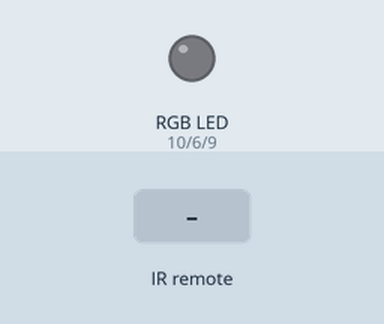
This sketch was run on a simulated Arduino Uno, built with avr-gcc and run on an emulated ATmega328P. On the bench: an RGB LED mixed from three pins (HIGH = lit). The test bench sets the inputs (shaded band). Dim RGB values are drawn brighter than linear.

Above: at 1.2 s.
1.3 s: infrared code 0xE0E004FB received
At 2.1 s:
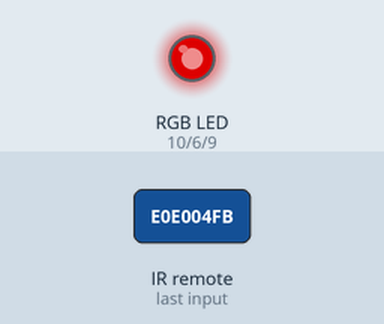
2.8 s: infrared code 0xE0E0A25D received
At 3.3 s:
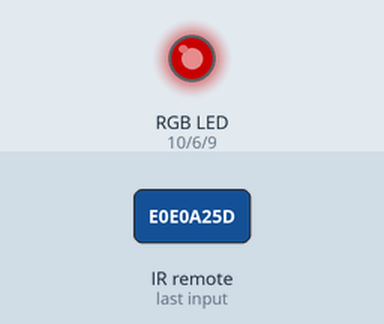
4.3 s: infrared code 0xE0E07C83 received
At 5.5 s:
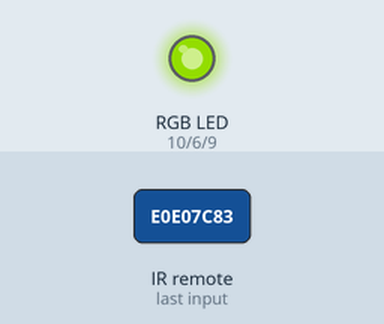
5.8 s: infrared code 0xE0E0E21D received
At 6.8 s:
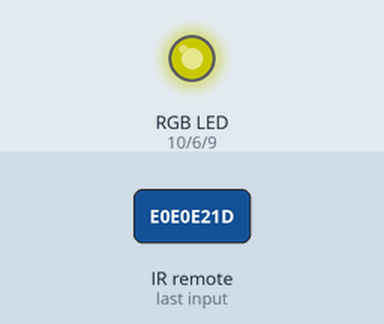
7.3 s: infrared code 0xE0E0629D received
At 7.9 s:
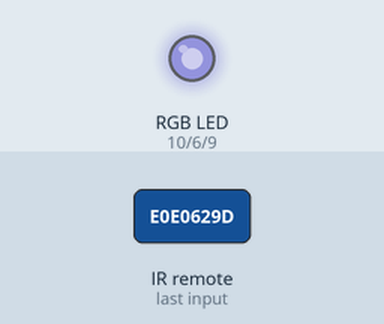
8.8 s: infrared code 0xE0E012ED received
At 10.2 s:
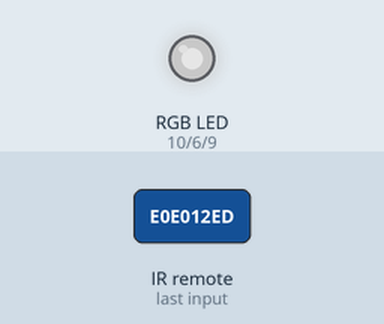
Timing chart, 0 to 11.3 s (numbered marks = the images above; inputs shaded):
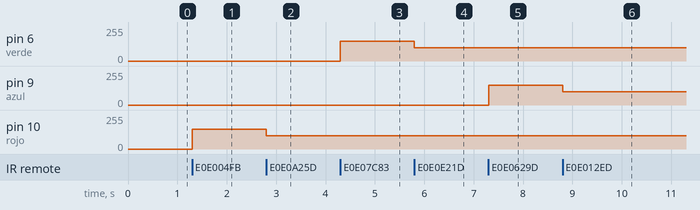

Measured:
- after the input at 1.3 s, pin 10 (rojo): 0/255 → 150/255 at once
- after the input at 2.8 s, pin 10 (rojo): 150/255 → 100/255 at once
- after the input at 4.3 s, pin 6 (verde): 0/255 → 150/255 at once
- after the input at 5.8 s, pin 6 (verde): 150/255 → 100/255 at once
- after the input at 7.3 s, pin 9 (azul): 0/255 → 150/255 at once
- after the input at 8.8 s, pin 9 (azul): 150/255 → 100/255 at once

The sketch:

MandoTele.ino
```cpp
/*
   Rubén Arce 10/07/2018

   Control de tira de 5m de leds RGB a través de infrarrojos

*/

#include <IRremote.h>
int RECV_PIN = 12;
int rojo = 10;
int azul = 9;
int verde = 6;
unsigned long ONOFF = 0xE0E016E9;

unsigned long rojoUP = 0xE0E004FB;
unsigned long rojoDOWN = 0xE0E0A25D;

unsigned long verdeUP = 0xE0E07C83;
unsigned long verdeDOWN = 0xE0E0E21D;

unsigned long azulUP = 0xE0E0629D;
unsigned long azulDOWN = 0xE0E012ED;

int valROJO = 100;
int valAZUL = 100;
int valVERDE = 100;

IRrecv irrecv(RECV_PIN);
decode_results results;

void setup() {
  //Serial.begin(9600);
  irrecv.enableIRIn(); // Comienzo la comunicación con el sensor
  pinMode(verde, OUTPUT);
  pinMode(azul, OUTPUT);
  pinMode(rojo, OUTPUT);
}
boolean aux = false;
boolean permiso = false;
void loop() {
  if (irrecv.decode(&results)) {
    //Serial.println(results.value, HEX);
    irrecv.resume(); // Recibo basura
    if (results.value == ONOFF) { //solo al pulsar el boton de encendido el sistema de luces funciona
      analogWrite(rojo, 0);
      analogWrite(verde, 0);
      analogWrite(azul, 0);
      valROJO = 100;
      valAZUL = 100;
      valVERDE = 100;
    }
     if (results.value == rojoUP) {
      valROJO = valROJO + 50;
      analogWrite(rojo, valROJO);
      if (valROJO > 250) {
        analogWrite(rojo, 250);
        valROJO = 250;
      }
    } else if (results.value == rojoDOWN) {
      valROJO = valROJO - 50;
      analogWrite(rojo, valROJO);
      if (valROJO < 10) {
        analogWrite(rojo, 0);
        valROJO = 9;
      }
    }
    if (results.value == azulUP) {
      valAZUL = valAZUL + 50;
      analogWrite(azul, valAZUL);
      if (valAZUL > 250) {
        analogWrite(azul, 250);
        valAZUL = 250;
      }
    } else if (results.value == azulDOWN) { // por un código como este debiera ir a la carcel y encerrarme en la celda más profunda
      valAZUL = valAZUL - 50;
      analogWrite(azul, valAZUL);
      if (valAZUL < 10) {
        analogWrite(azul, 0);
        valAZUL = 9;
      }
    }
    if (results.value == verdeUP) {
      valVERDE = valVERDE + 50;
      analogWrite(verde, valVERDE);
      if (valVERDE > 250) {
        analogWrite(verde, 250);
        valVERDE = 250;
      }
    } else if (results.value == verdeDOWN) {
      valVERDE = valVERDE - 50;
      analogWrite(verde, valVERDE);
      if (valVERDE < 10) {
        analogWrite(verde, 0);
        valVERDE = 9;
      }
    }
  }
}
```
